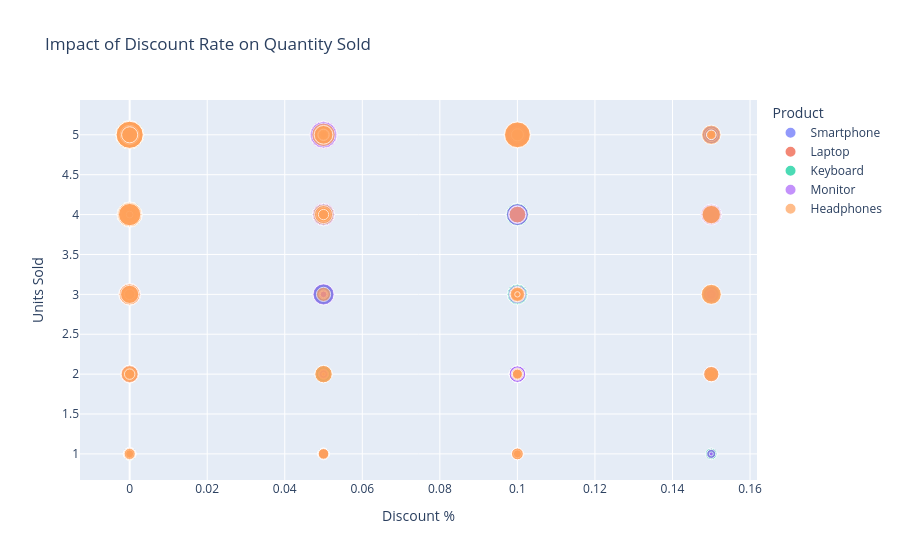

The code cell stored with this chart in its notebook:
### Code cell
fig_scatter = px.scatter(df, x='Discount_Rate', y='Quantity', 
                 color='Product', size='Net_Revenue',
                 title='Impact of Discount Rate on Quantity Sold',
                 labels={'Discount_Rate': 'Discount %', 'Quantity': 'Units Sold'})
fig_scatter.show()
